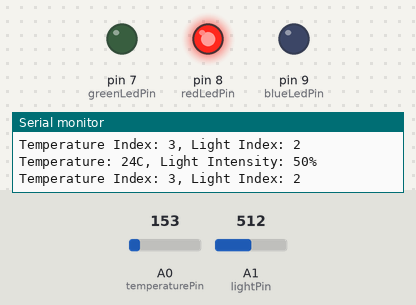
A sketch run on a simulated Arduino Uno, built with avr-gcc and run on an emulated ATmega328P. Shown: output pins drawn as LEDs (lit = HIGH), the last lines printed to the serial monitor. Inputs (shaded band) come from the test bench; at power-on: A0 (temperaturePin) = 153, A1 (lightPin) = 512.

Above: at 1.8 s.
1.9 s: A0 (temperaturePin) set to 131
At 3.1 s:
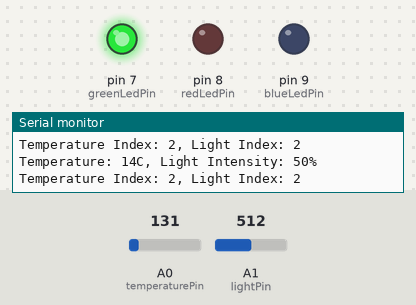
3.5 s: A1 (lightPin) set to 596
5.2 s: A1 (lightPin) set to 624
At 7.0 s:
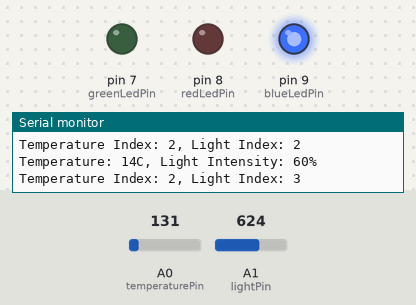
7.5 s: A1 (lightPin) set to 511
At 9.3 s:
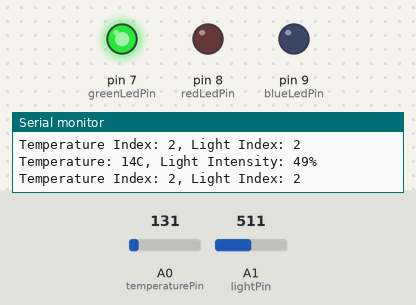
9.6 s: A1 (lightPin) set to 716
At 10.8 s:
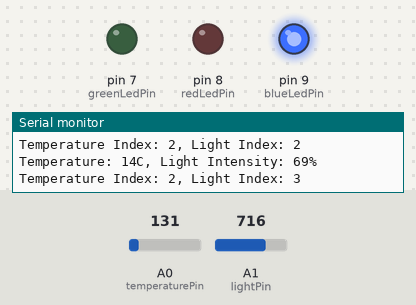
Timing chart, 0 to 12.6 s (numbered marks = the images above; inputs shaded):
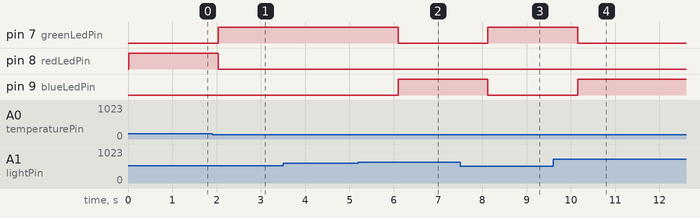

Measured:
- the behaviour switches between 144 and 143 on A0 (temperaturePin) (found by bisection; images 0 and 1)
- the behaviour switches between 613 and 614 on A1 (lightPin) (found by bisection; images 1 and 2)
- after the input at 1.9 s, pin 7 (greenLedPin): LOW → HIGH after 0.14 s; pin 8 (redLedPin): HIGH → LOW after 0.14 s
- after the input at 5.2 s, pin 7 (greenLedPin): HIGH → LOW after 0.90 s; pin 9 (blueLedPin): LOW → HIGH after 0.90 s
- after the input at 7.5 s, pin 7 (greenLedPin): LOW → HIGH after 0.63 s; pin 9 (blueLedPin): HIGH → LOW after 0.63 s
- after the input at 9.6 s, pin 7 (greenLedPin): HIGH → LOW after 0.55 s; pin 9 (blueLedPin): LOW → HIGH after 0.55 s

The sketch:

TempAndLightMeter.ino
```cpp
// (C) Jitish Rajankumar Padhya, Raghav Tengse, Utkarsh Singh, group: 23 (2024)
// Work package 3
// Exercise 2
// Submission code: 2345166
const int temperaturePin = A0; // Analog pin for temperature sensor
const int lightPin = A1;       // Analog pin for light sensor
const int greenLedPin = 7;     // Pin for green LED
const int redLedPin = 8;       // Pin for red LED
const int blueLedPin = 9;      // Pin for blue LED
//temprature thresholds as per the requirement WP3
const int temperatureThresholds[4] = {-12, 0, 20, 21};
//light intensity thresholds as per the requirement WP3
const int lightThresholds[4] = {0, 20, 60, 100};

void setup() {
  //Configures the pins connected to LEDs as output pins.
  pinMode(greenLedPin, OUTPUT);
  pinMode(redLedPin, OUTPUT);
  pinMode(blueLedPin, OUTPUT);

  Serial.begin(9600);
}

void loop() {
  //variables to store the temperature
  int temperature = readTemperature();
  //variable to store the light intensity
  int lightIntensity = readLightIntensity();

  Serial.print("Temperature: ");
  Serial.print(temperature);
  Serial.print("C, Light Intensity: ");
  Serial.print(lightIntensity);
  Serial.println("%");
  //varibale to store the threshold index of temprature
  int tempIndex = getThresholdIndex(temperature, temperatureThresholds, 4);
  //varibale to store the threshold index of light intensity
  int lightIndex = getThresholdIndex(lightIntensity, lightThresholds, 4);

  Serial.print("Temperature Index: ");
  Serial.print(tempIndex);
  Serial.print(", Light Index: ");
  Serial.println(lightIndex);
  //if light and threshold have same intensity.
  // This indicates normal dependencies. So, the green light is set to high.
  if (tempIndex == lightIndex) {
    digitalWrite(greenLedPin, HIGH);
    digitalWrite(redLedPin, LOW);
    digitalWrite(blueLedPin, LOW);
  //temperature index is lower than the light index
  // This indicates the temperature is lower. So, the blue light is set to high.
  } else if (tempIndex < lightIndex) {
    digitalWrite(greenLedPin, LOW);
    digitalWrite(redLedPin, LOW);
    digitalWrite(blueLedPin, HIGH);
  } else {
   //temperature index is greater than the light index
   // This indicates the temperature is higher. So, the RED light is set to high
    digitalWrite(greenLedPin, LOW);
    digitalWrite(redLedPin, HIGH);
    digitalWrite(blueLedPin, LOW);
  }

  delay(1000); // Periodicity in seconds
}

int readTemperature() {
  // Read analog voltage from temperature sensor
  int sensorValue = analogRead(temperaturePin);
  // Convert analog voltage to voltage (0-5V)
  float voltage = sensorValue * (5.0 / 1023.0);
  // Convert voltage to Celsius temperature
  float temperatureC = (voltage - 0.5) * 100;
  // Convert temperature to integer and return
  return (int)temperatureC;
}

int readLightIntensity() {
  // Read analog value from light sensor
  int sensorValue = analogRead(lightPin);
  // Map the analog value to a percentage representing light intensity
  // The map() function scales the sensor value from the range [0, 1023] to [0, 100]
  // This ensures that the light intensity percentage is within a manageable range
  return map(sensorValue, 0, 1023, 0, 100);
}

int getThresholdIndex(int value, const int thresholds[], int size) {
  // Iterate through the thresholds array
  for (int i = 0; i < size; i++) {
    // Check if the given value is less than the current threshold
    // If true, return the index of the current threshold
    if (value < thresholds[i]) {
      return i;
    }
  }
  // If the value is greater than or equal to all thresholds,
  // return the index of the last threshold
  return size - 1;
}
```
